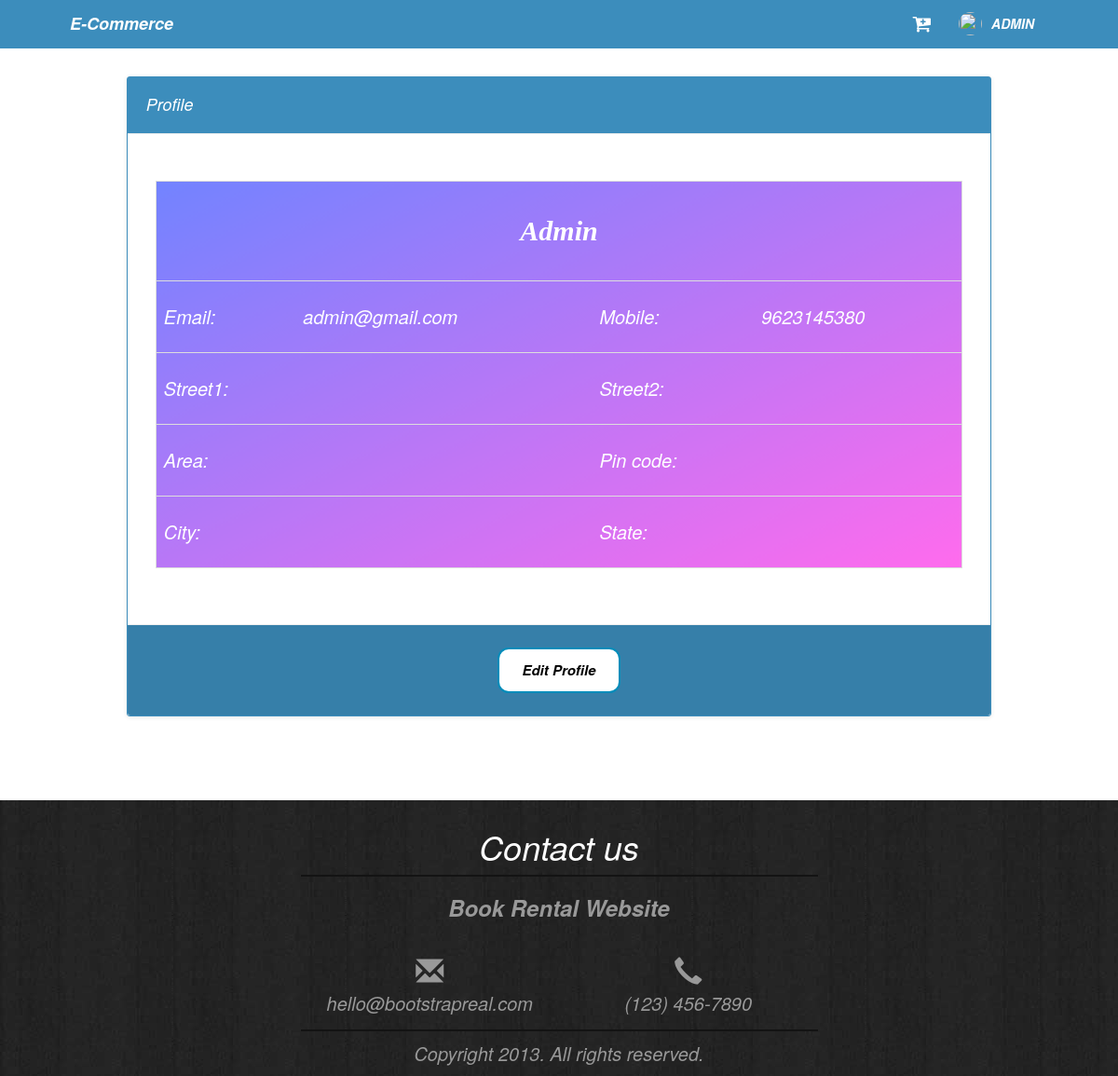
/user_profile.php (signed in), run on the app's committed database.
### tables this page shows
CREATE TABLE `users` (
  `u_id` int(11) NOT NULL,
  `user_name` varchar(30) NOT NULL,
  `email_id` varchar(30) NOT NULL,
  `password` varchar(50) NOT NULL,
  `mobile` varchar(10) NOT NULL,
  `active` int(11) NOT NULL
);

### user_profile.php (the view, shortened to what this page needs)
<?php
	require('config.php');
	require('header.php');
	if(isset($_SESSION["email"])){
		$email=$_SESSION["email"];
		$user_res= mysqli_query($con,"select * from users where email_id='".$email."'");
		$user=mysqli_fetch_assoc($user_res);
?>
	<section class="content content-row" style="padding:30px; margin: 20px 0;">
		<?php
					$u_id=$user["u_id"];
					$user_det_res= mysqli_query($con,"select * from user_details where user_id='".$u_id."'");
					$user_det=mysqli_fetch_assoc($user_det_res);
					$street1=$user_det["street1"];
					$street2=$user_det["street2"];
					$area=$user_det["area"];
					$zipcode=$user_det["zipcode"];
					$city=$user_det["city"];
					$state=$user_det["state"];
				?>
		<div class="row">
			<div class="col-lg-1 col-md-1">
			</div>
			<div class="col-lg-10 col-md-10">
				<div class="box box-solid box-primary">
					<div class="box-header with-border">
						<h3 class="box-title">Profile</h3>
					</div>
					<div class="box-body">
						<div class="img">
						</div>
							<div class="table-responsive">
								<table class="table profiles">
									<tr class="p_name"><td colspan="4"><?php echo $user["user_name"]; ?></td></tr>
									<tr><td>Email: </td><td><?php echo $email; ?></td><td>Mobile: </td><td><?php echo $user["mobile"]; ?></td></tr>
									<tr><td>Street1: </td><td><?php echo $street1; ?> </td><td>Street2: </td><td><?php echo $street2; ?></td></tr>
									<tr><td>Area: </td><td><?php echo $area; ?></td><td>Pin code: </td><td><?php echo $zipcode; ?></td></tr>
									<tr><td>City: </td><td><?php echo $city; ?> </td><td>State: </td><td><?php echo $state; ?></td></tr>
								</table>
							</div>
					</div>
					<div class="box-footer" align="center">
						<a href="#" data-toggle="modal" class="button button2" data-target="#edit_profile">Edit Profile</a>
					</div>
				</div>
			</div>
			<div class="col-lg-1 col-md-1">
			</div>
		</div>
	</section>
  </div>
	<div class="footer1" style="font-size: 20px;">
		<div class="container">
			<div class="row">
				<div class="col-lg-offset-3 col-md-offset-3 col-lg-6 col-md-6 col-lg-offset-3 col-md-offset-3" align="center">
                    <h1>Contact us</h1>
                    <p><h3><b>Book Rental Website</b></h3><br>
					<div class="col-lg-6">
					<span class="glyphicon glyphicon-envelope"></span><br> hello@bootstrapreal.com</div>
					<div class="col-lg-6">
					<span class="glyphicon glyphicon-earphone"></span><br> (123) 456-7890</p></div><br>
					<p class="copyright">Copyright 2013. All rights reserved.	</p>
				</div>
			</div>
		</div>
</body>
</html>
<?php
}
else{
	echo '<meta http-equiv="refresh" content="0;url=index.php">';
}?>

### header.php (shortened to what this page needs)
<!doctype html>
<html lang="en">
<head>
  <link rel="stylesheet" href="https://cdnjs.cloudflare.com/ajax/libs/font-awesome/4.5.0/css/font-awesome.min.css">
  <link rel="stylesheet" href="blue-skin.css">
	  <link rel="stylesheet" href="css/AdminLTE.min.css">
	  <link rel="stylesheet" href="css/style.css">
  <link rel="stylesheet" href="https://maxcdn.bootstrapcdn.com/bootstrap/3.3.7/css/bootstrap.min.css">
</head>
<body class="hold-transition skin-blue layout-top-nav">
<div class="wrapper">
<header class="main-header">
    <nav class="navbar navbar-static-top yamm">
      <div class="container">
        <div class="navbar-header">
          <a href="index.php" class="navbar-brand"><b>E-Commerce</b></a>
        </div>
		<?php if(isset($_SESSION["email"])){
		$email=$_SESSION["email"];
		$user_res= mysqli_query($con,"select * from users where email_id='".$email."'");
		$user=mysqli_fetch_assoc($user_res);
		$id=$user["u_id"];
		$user_img= mysqli_query($con,"select profile_img from user_details where user_id=".$id."");
		$img=mysqli_fetch_assoc($user_img);
		?>
        <div class="navbar-custom-menu">
          <ul class="nav navbar-nav">
			<li class="dropdown">
				<a href="basket.php"> <i class="fa fa-2x fa-cart-plus"></i></a>
			</li>
            <li class="dropdown user user-menu">
              <a href="#" class="dropdown-toggle" data-toggle="dropdown">
                <img src="<?php echo $img["profile_img"]; ?>" class="user-image">
                <span class="hidden-xs"><?php echo $user["user_name"]; ?></span>
              </a>
            </li>
          </ul>
        </div>
		<?php }?>
      </div>
    </nav>
  </header>

### blue-skin.css (style rules this page uses)
.skin-blue .main-header .navbar { background-color: #3c8dbc; }
.skin-blue .main-header .navbar .nav > li > a { color: #ffffff; }
.wrapper { height: 100%; position: relative; overflow-x: hidden; overflow-y: auto; }
.wrapper:before, .wrapper:after { content: " "; display: table; }
.wrapper:after { clear: both; }
.content { min-height: 250px; padding-top: 0px!important; padding: 15px; margin-right: auto; margin-left: auto; padding-left: 15px; padding-right: 15px; }
a { color: #3c8dbc; }
.main-header { position: relative; max-height: 100px; z-index: 1030; }
.main-header .navbar { -webkit-transition: margin-left 0.3s ease-in-out; -o-transition: margin-left 0.3s ease-in-out; transition: margin-left 0.3s ease-in-out; margin-bottom: 0; margin-left: 230px; border: none; min-height: 50px; border-radius: 0; }
.layout-top-nav .main-header .navbar { margin-left: 0; }
.main-header .navbar-custom-menu, .main-header .navbar-right { float: right; }
.main-header .navbar-brand { color: #fff; }
.navbar-nav > .user-menu .user-image { float: left; width: 25px; height: 25px; border-radius: 50%; margin-right: 10px; margin-top: -2px; }
.navbar-custom-menu > .navbar-nav > li { position: relative; }

### css/style.css (style rules this page uses)
html { scroll-behavior: smooth; }
body { font-family: "Comic Sans MS"; font-style: Italic; width: auto; background: url("../img/bgmain.jpg") no-repeat cover; }
.button { background-color: #4CAF50; border: none; border-radius: 12px; color: white; padding: 12px 24px; text-align: center; text-decoration: none; display: inline-block; font-size: 15px; font-weight: bold; margin: 4px 2px; -webkit-transition-duration: 0.4s; transition-duration: 0.4s; cursor: pointer; }
.button2, .carousel-caption .button2:hover { background-color: white; color: black; border: 2px solid #008CBA; }
.box { background: #fff; margin: 0 0 30px; border: solid 1px #e6e6e6; -webkit-box-sizing: border-box; -moz-box-sizing: border-box; box-sizing: border-box; padding: 20px; -webkit-box-shadow: 0 1px 5px rgba(0, 0, 0, 0.1); box-shadow: 0 1px 5px rgba(0, 0, 0, 0.1); }
.box .box-header { background: #367fa9; margin: -20px -20px 20px; padding: 20px; border-bottom: solid 1px #eeeeee; }
.box .box-header:before, .box .box-header:after { content: " "; display: table; }
.box .box-header:after { clear: both; }
.box .box-footer { background: #367fa9; margin: 30px -20px -20px; padding: 20px; border-top: solid 1px #eeeeee; }
.box .box-footer:before, .box .box-footer:after { content: " "; display: table; }
.box .box-footer:after { clear: both; }
.navbar ul.nav > li > a { text-transform: uppercase; font-weight: bold; }
.yamm .nav, .yamm .collapse, .yamm .dropup, .yamm .dropdown { position: static; }
.yamm .container { position: relative; width: auto; }
.navbar .container { left: 5%; margin-right: 10% }
.footer1 { background:url(../img/bg.jpg) #222; padding: 10px 0; color: #999; position: relative; }
.footer1 h1 { color: #fff;border-bottom: 2px solid #131313;margin-bottom: 10px;padding-bottom: 10px; }
.footer1 p.copyright { border-top: 2px solid #131313;margin-top: 10px;padding-top: 10px; margin: 50px 0 0 0; }
.footer1 .glyphicon { font-size: 30px; }
.fa-cart-plus { font-size: 1.5em; }
table { border-collapse: collapse; border-spacing: 0; width: 100%; border: 1px solid #ddd; }
th, td { text-align: left; padding: 8px!important; }
tr:nth-child(even) { background-color: #f2f2f2 }
.wrapper { height: auto!important; }
.content-row .row { padding:10px; }
.profiles { background: linear-gradient(to right bottom, #7283ff 0%, #ff6bed 100%); color: #fff; }
.profiles td { line-height: 3!important; font-size: 20px; }
.profiles tr:nth-child(even) { background:none; }
.profiles .p_name td { text-align: center; font-weight: 600; font-size: 30px!important; font-family: 'Georgia', serif; }
.img { text-align: center; max-width: 420px; margin: 0 auto; border-radius: 15%; overflow: hidden; }

### data on the page
users: user_name "ADMIN", user_name "Admin", mobile "9623145380"

### other printed values
$email "admin@gmail.com"
